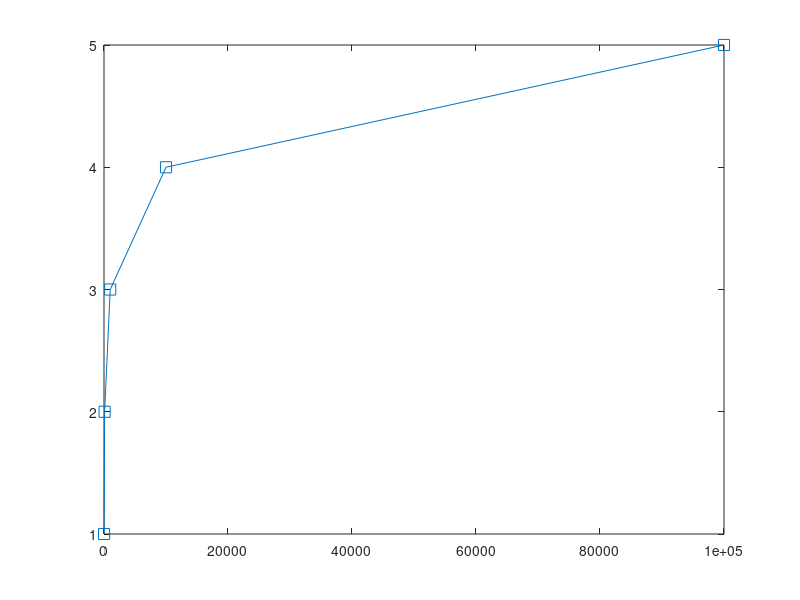

Source code (MATLAB): (Note: this script raises an error after producing the figure.)
function test_plot()
close all;
hPlot = plot(10.^(1:5),1:5,'marker','s','markersize',8);hold on;

hAx = gca;

%set(hAx,'xscale','log');

% set(hAx,'units','points');
% 
% pos = plotboxpos(hAx);
% 
% set(hAx,'units','normalized');

% xl = get(hAx,'xlim');
% 
% xl = log10(xl);
% 
% c = 10^3;
% 
% w_log = 8*(xl(2)-xl(1))/pos(3);
% 
% c_log = log10(c);
% 
% plot([10^(c_log-w_log/2),10^(c_log+w_log/2)],[3,3]);

addlistener(hAx,'XLim','PostSet',@(a,b) disp('xlim'));
addlistener(hAx,'Position','PostSet',@(a,b) disp('position'));
%addlistener(hAx,'TightInset','PostSet',@(a,b) disp('TightInset'));
addlistener(hAx,'LooseInset','PostSet',@(a,b) disp('LooseInset'));
addlistener(hAx,'OuterPosition','PostSet',@(a,b) disp('OuterPosition'));
addlistener(hAx,'View','PostSet',@(a,b) disp('View'));
addlistener(hAx,'DataAspectRatio','PostSet',@(a,b) disp('DataAspectRatio'));
addlistener(hAx,'PlotBoxAspectRatio','PostSet',@(a,b) disp('PlotBoxAspectRatio'));
addlistener(hAx,'SizeChanged',@(~,~) disp('SizeChanged'));
